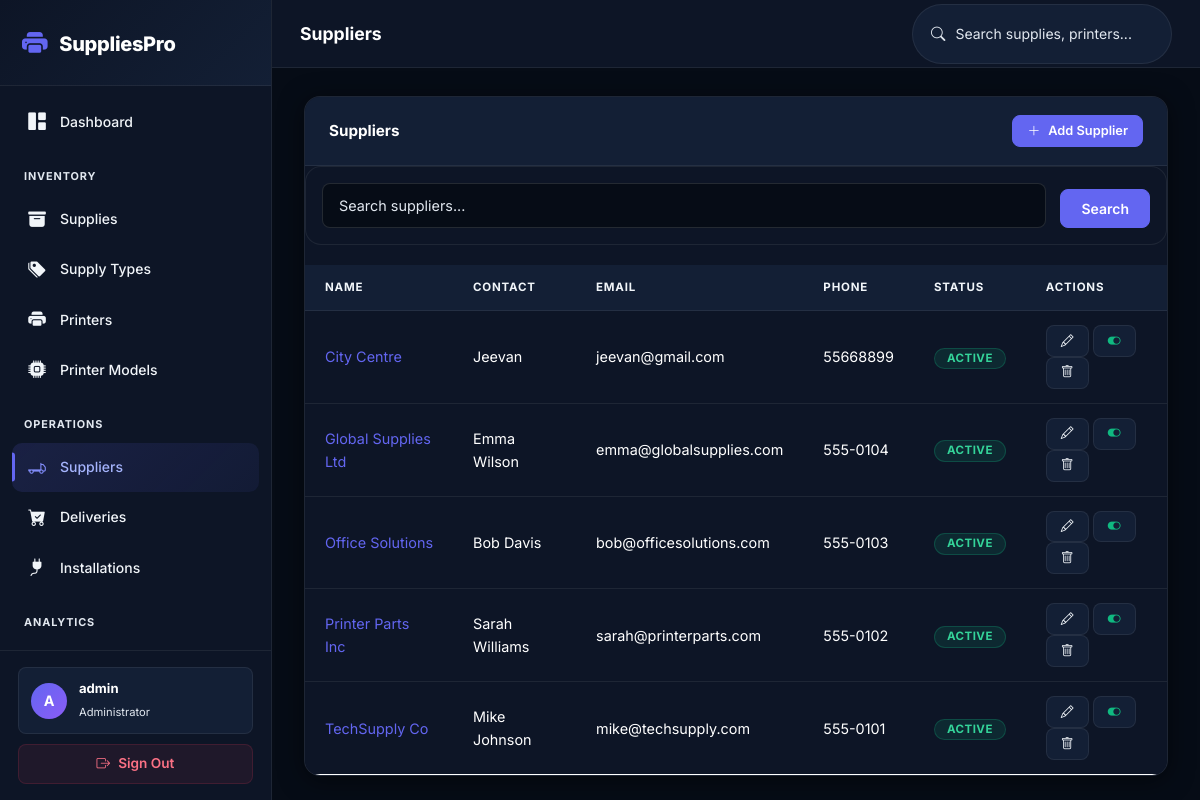
Page /suppliers/ (signed in) on the earlier database version.
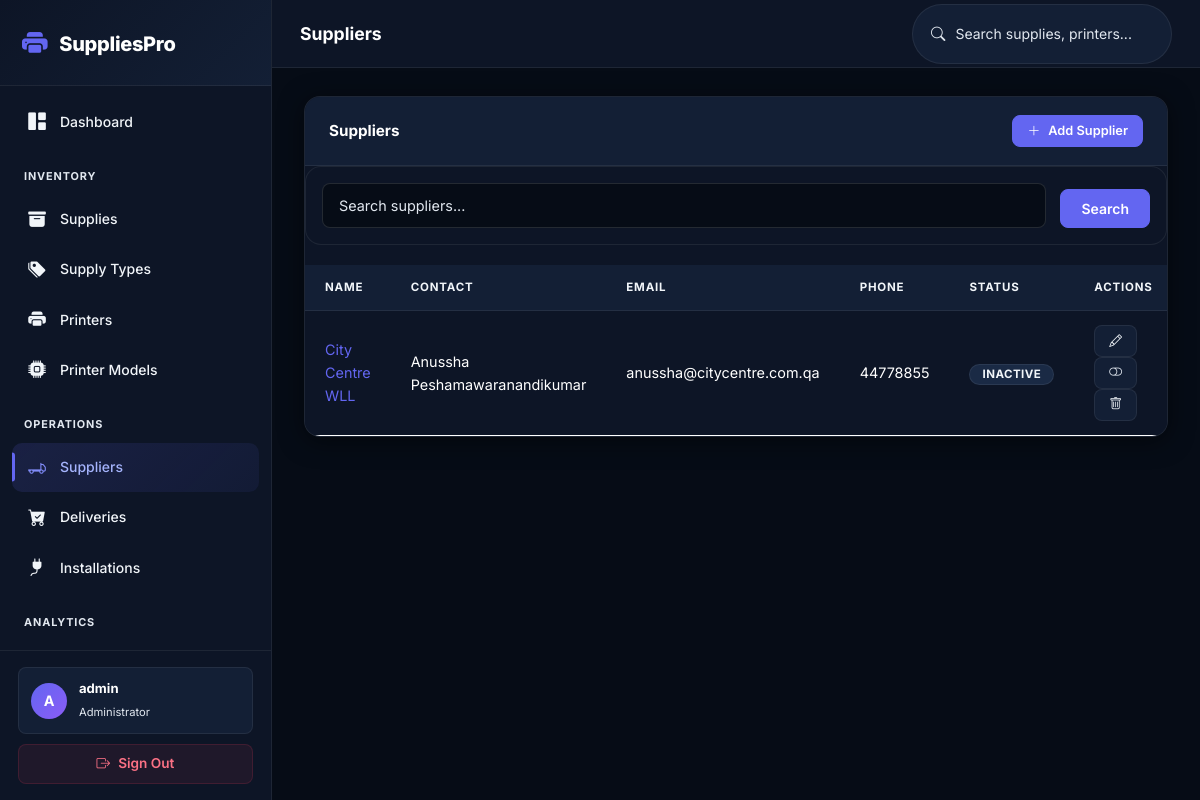
Same page on the later database version.
### inventory/models.py (models this page shows, shortened)
class User(AbstractUser):
    ROLE_CHOICES = [
        ('admin', 'Administrator'),
        ('manager', 'Manager'),
    ]
    role = models.CharField(max_length=20, choices=ROLE_CHOICES, default='manager')
    phone = models.CharField(max_length=20, blank=True)
    class Meta:
        verbose_name = 'User'
        verbose_name_plural = 'Users'

class Supplier(models.Model):
    name = models.CharField(max_length=200)
    contact_name = models.CharField(max_length=200)
    email = models.EmailField()
    phone = models.CharField(max_length=20)
    address = models.TextField()
    is_active = models.BooleanField(default=True)
    created_at = models.DateTimeField(auto_now_add=True)
    updated_at = models.DateTimeField(auto_now=True)
    class Meta:
        ordering = ['name']
        constraints = [
            models.UniqueConstraint(fields=['name'], name='unique_supplier')
        ]

### inventory/views.py (the view)
# urls.py: path('suppliers/', views.SupplierListView.as_view(), name='supplier_list'),
class SupplierListView(LoginRequiredMixin, ListView):
    model = Supplier
    template_name = 'inventory/supplier_list.html'
    paginate_by = 20
    context_object_name = 'suppliers'
    def get_queryset(self):
        queryset = Supplier.objects.all().order_by('name')
        query = self.request.GET.get('q')
        if query:
            queryset = queryset.filter(
                Q(name__icontains=query) | Q(contact_name__icontains=query)
            )
        return queryset

### rbac/services.py (called while the page is built)
def get_user_permissions(user):
    if not user.is_authenticated:
        return set()
    cache_key = f'user_permissions_{user.pk}'
    permissions = cache.get(cache_key)
    if permissions is None:
        permissions = set()
        user_roles = Role.objects.filter(user_roles__user=user)
        for role in user_roles:
            for perm in role.permissions.all():
                permissions.add(perm.code)
        cache.set(cache_key, permissions, timeout=3600)
    return permissions

def get_user_roles(user):
    if not user.is_authenticated:
        return Role.objects.none()
    return Role.objects.filter(user_roles__user=user)

### templates/inventory/supplier_list.html (shortened to what this page needs)
{% extends "base.html" %}
{% block page_title %}Suppliers{% endblock %}
{% block content %}
<div class="card">
<div class="card-header d-flex justify-content-between align-items-center">
    <span>Suppliers</span>
    <a href="{% url 'supplier_create' %}" class="btn btn-primary btn-sm">
        <i class="bi bi-plus-lg"></i> Add Supplier
    </a>
</div>
    <div class="card-body p-0">
        <form method="get" class="filter-bar" style="padding: 16px;">
            <div class="filter-group" style="flex:2;">
                <input type="text" name="q" class="form-control" placeholder="Search suppliers..." value="{{ request.GET.q }}">
            </div>
            <button type="submit" class="btn btn-primary">Search</button>
        </form>
        {% if suppliers %}
        <div class="table-responsive">
        <table class="table">
            <thead>
                <tr>
                    <th>Name</th>
                    <th>Contact</th>
                    <th>Email</th>
                    <th>Phone</th>
                    <th>Status</th>
                    <th>Actions</th>
                </tr>
            </thead>
            <tbody>
                {% for supplier in suppliers %}
                <tr>
                    <td><a href="{% url 'supplier_detail' supplier.pk %}">{{ supplier.name }}</a></td>
                    <td>{{ supplier.contact_name }}</td>
                    <td>{{ supplier.email }}</td>
                    <td>{{ supplier.phone }}</td>
                    <td>
                        {% if supplier.is_active %}
                        <span class="badge badge-success">Active</span>
                        {% else %}
                        <span class="badge badge-muted">Inactive</span>
                        {% endif %}
                    </td>
                    <td>
                        <a href="{% url 'supplier_update' supplier.pk %}" class="btn btn-ghost btn-sm" title="Edit">
                            <i class="bi bi-pencil"></i>
                        </a>
                        <form method="post" action="{% url 'supplier_toggle' supplier.pk %}" style="display:inline;">
                            <button type="submit" class="btn btn-ghost btn-sm" title="{% if supplier.is_active %}Deactivate{% else %}Activate{% endif %}">
                                {% if supplier.is_active %}
                                <i class="bi bi-toggle-on" style="color: var(--success);"></i>
                                {% else %}
                                <i class="bi bi-toggle-off" style="color: var(--text-3);"></i>
                                {% endif %}
                            </button>
                        </form>
                        <a href="{% url 'supplier_delete' supplier.pk %}" class="btn btn-ghost btn-sm" title="Delete">
                            <i class="bi bi-trash"></i>
                        </a>
                    </td>
                </tr>
                {% endfor %}
            </tbody>
        </table>
        </div>
        {% endif %}
    </div>
</div>
{% endblock %}

### templates/base.html (shortened to what this page needs)
{% load rbac %}
<!DOCTYPE html>
<html lang="en">
<head>
    <link href="https://cdn.jsdelivr.net/npm/bootstrap@5.3.0/dist/css/bootstrap.min.css" rel="stylesheet">
    <link rel="stylesheet" href="https://cdn.jsdelivr.net/npm/bootstrap-icons@1.11.0/font/bootstrap-icons.css">
    <link href="https://cdn.jsdelivr.net/npm/select2@4.1.0-rc.0/dist/css/select2.min.css" rel="stylesheet"/>
    <link href="https://cdn.jsdelivr.net/npm/select2-bootstrap-5-theme@1.3.0/dist/select2-bootstrap-5-theme.min.css" rel="stylesheet"/>
    <link rel="stylesheet" href="/static/css/style.css">
</head>
<body>
{% if user.is_authenticated %}
<aside class="sidebar" id="sidebar">
    <div class="brand">
        <i class="bi bi-printer-fill"></i>
        <span>SuppliesPro</span>
    </div>
    <nav>
        <a href="{% url 'dashboard' %}" class="{% if request.resolver_match.url_name == 'dashboard' %}active{% endif %}">
            <i class="bi bi-grid-1x2-fill"></i> Dashboard
        </a>
        <div class="section-title">Inventory</div>
        <a href="{% url 'supply_list' %}" class="{% if 'supply' in request.resolver_match.url_name and 'model' not in request.resolver_match.url_name and 'type' not in request.resolver_match.url_name %}active{% endif %}">
            <i class="bi bi-archive-fill"></i> Supplies
        </a>
        <a href="{% url 'supply_type_list' %}" class="{% if 'supply_type' in request.resolver_match.url_name %}active{% endif %}">
            <i class="bi bi-tags-fill"></i> Supply Types
        </a>
        <a href="{% url 'printer_list' %}" class="{% if 'printer' in request.resolver_match.url_name and 'model' not in request.resolver_match.url_name %}active{% endif %}">
            <i class="bi bi-printer-fill"></i> Printers
        </a>
        <a href="{% url 'printer_model_list' %}" class="{% if 'printer_model' in request.resolver_match.url_name %}active{% endif %}">
            <i class="bi bi-cpu-fill"></i> Printer Models
        </a>
        <div class="section-title">Operations</div>
        <a href="{% url 'supplier_list' %}" class="{% if 'supplier' in request.resolver_match.url_name %}active{% endif %}">
            <i class="bi bi-truck-flatbed"></i> Suppliers
        </a>
        <a href="{% url 'delivery_list' %}" class="{% if 'delivery' in request.resolver_match.url_name %}active{% endif %}">
            <i class="bi bi-cart-check-fill"></i> Deliveries
        </a>
        <a href="{% url 'installation_list' %}" class="{% if 'installation' in request.resolver_match.url_name %}active{% endif %}">
            <i class="bi bi-plug-fill"></i> Installations
        </a>
        <div class="section-title">Analytics</div>
        <a href="{% url 'inventory_report' %}" class="{% if 'inventory_report' in request.resolver_match.url_name %}active{% endif %}">
        </a>
    </nav>
    <div class="user-info">
        <div class="user-pill">
            <div class="avatar">{{ user.username|first|upper }}</div>
            <div class="name-role">
                <span class="d-block fw-bold text-white small">{{ user.username }}</span>
                <span class="role">{{ user.get_role_display }}</span>
            </div>
        </div>
        <a href="{% url 'logout' %}" class="logout-link">
            <i class="bi bi-box-arrow-right"></i> Sign Out
        </a>
    </div>
</aside>
<div class="main-content">
    <header class="top-bar">
        <div class="d-flex align-items-center gap-3">
            <h1>{% block page_title %}Dashboard{% endblock %}</h1>
        </div>
        <div class="search-box">
            <form method="get" action="{% url 'global_search' %}" class="d-flex align-items-center gap-2">
                <i class="bi bi-search"></i>
                <input type="text" name="q" placeholder="Search supplies, printers..." id="globalSearch">
            </form>
        </div>
    </header>
    <main>
        {% block content %}{% endblock %}
    </main>
</div>
{% else %}
<div class="login-container">
    {% block login_content %}{% endblock %}
</div>
{% endif %}
</body>
</html>

Differences in the rows shown:
removed Supplier: name "City Centre", contact_name "Jeevan", email "jeevan@gmail.com", phone "55668899", is_active "ACTIVE"
removed Supplier: name "Global Supplies Ltd", contact_name "Emma Wilson", email "emma@globalsupplies.com", phone "555-0104", is_active "ACTIVE"
removed Supplier: name "Office Solutions", contact_name "Bob Davis", email "bob@officesolutions.com", phone "555-0103", is_active "ACTIVE"
removed Supplier: name "Printer Parts Inc", contact_name "Sarah Williams", email "sarah@printerparts.com", phone "555-0102", is_active "ACTIVE"
removed Supplier: name "TechSupply Co", contact_name "Mike Johnson", email "mike@techsupply.com", phone "555-0101", is_active "ACTIVE"
added Supplier: name "City Centre WLL", contact_name "Anussha Peshamawaranandikumar", email "anussha@citycentre.com.qa", phone "44778855", is_active "INACTIVE"
